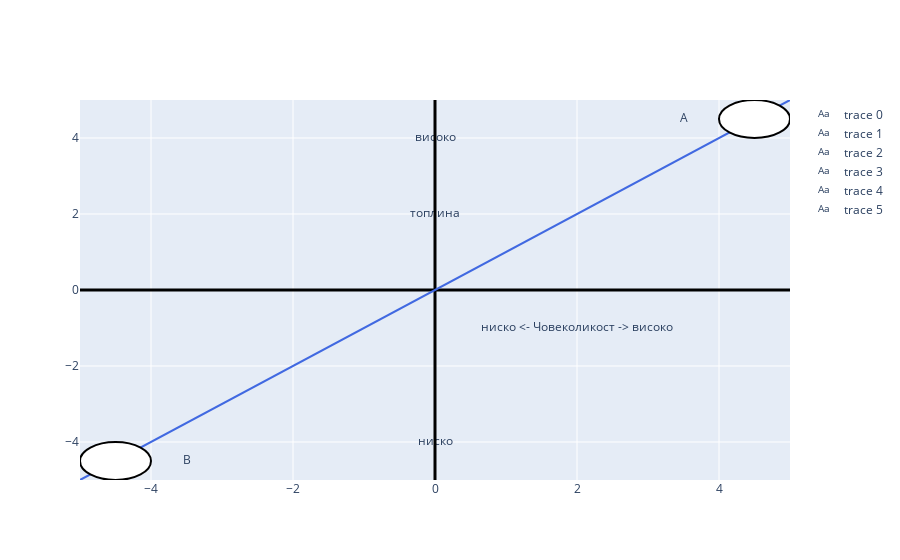

The code cell stored with this chart in its notebook:
### Markdown cell above
<center><h3> Методи на истражување </h3></center>
<br>
Учесниците овде беа избрани случајно од 9 кампусен универзитет во Америка, од избраните 384, 41.9% беа машки а останатите женски. 48.7% беа под 20 години, 42.2% меѓу 21 и 25 а останатите 9.1% над 25 години. 
<br>
На секој учесник му беа покажани 10 кратки клипови од 15-30 секунди во случаен редослед и видеото се повторуваше додека учесниците одговараа на прашањата за фигурата во видеото. Прашањата беа од прашалникот на Godspeed во кој имаше 5 индекси со 24 различни семантички диференцијални ставки:
индексот <i>антроморфизам</i> имаше 4 ставки, <i>анимираност</i> со 6 ставки, <i>допадливост</i> со 5 ставки, <i>видлива интелигенција</i> со 5 ставки и <i>видлива безбедност</i> со 3 ставки.

### Code cell
fig = go.Figure()
fig.update_xaxes(range=[-5, 5])
fig.update_yaxes(range=[-5, 5])

fig.add_trace(go.Scatter(
    x=[2, -2], y=[-1,-1],
    text=["ниско <- Човеколикост -> високо"
         ],
    mode="text",
))
fig.add_trace(go.Scatter(
    x=[0,0], y=[4,4],
    text=["високо"
         ],
    mode="text",
))
fig.add_trace(go.Scatter(
    x=[0,0], y=[2,4],
    text=["топлина"
         ],
    mode="text",
))
fig.add_trace(go.Scatter(
    x=[0,0], y=[-4,-4],
    text=["ниско"
         ],
    mode="text",
))
fig.add_trace(go.Scatter(
    x=[3.5,3.5], y=[4.5,4.5],
    text=["A"
         ],
    mode="text",
))
fig.add_trace(go.Scatter(
    x=[-3.5,-3.5], y=[-4.5,-4.5],
    text=["B"
         ],
    mode="text",
))
fig.add_shape(type="line",
    x0=0, y0=-5, x1=0, y1=5,
    line=dict(color="Black",width=3)
)
fig.add_shape(type="line",
    x0=-5, y0=0, x1=5, y1=0,
    line=dict(color="Black",width=3)
)
fig.add_shape(type="line",
    x0=-5, y0=-5, x1=5, y1=5,
    line=dict(color="RoyalBlue",width=2)
)
fig.add_shape(type="circle",
    xref="x", yref="y",
    fillcolor="White",
    x0=5, y0=4.0, x1=4.0, y1=5,
    line_color="Black",
)
fig.add_shape(type="circle",
    xref="x", yref="y",
    fillcolor="White",
    x0=-5, y0=-4.0, x1=-4.0, y1=-5,
    line_color="Black",
)
fig.update_shapes(dict(xref='x', yref='y'))
fig.show()

### Figure 1 — Plotly figure (JSON) as saved in the notebook; plotly's stock layout.template omitted (floating-point values rounded to 4 significant figures)
{"data": [{"mode": "text", "text": ["ниско <- Човеколикост -> високо"], "type": "scatter", "x": [2, -2], "y": [-1, -1]}, {"mode": "text", "text": ["високо"], "type": "scatter", "x": [0, 0], "y": [4, 4]}, {"mode": "text", "text": ["топлина"], "type": "scatter", "x": [0, 0], "y": [2, 4]}, {"mode": "text", "text": ["ниско"], "type": "scatter", "x": [0, 0], "y": [-4, -4]}, {"mode": "text", "text": ["A"], "type": "scatter", "x": [3.5, 3.5], "y": [4.5, 4.5]}, {"mode": "text", "text": ["B"], "type": "scatter", "x": [-3.5, -3.5], "y": [-4.5, -4.5]}], "layout": {"shapes": [{"line": {"color": "Black", "width": 3}, "type": "line", "x0": 0, "x1": 0, "xref": "x", "y0": -5, "y1": 5, "yref": "y"}, {"line": {"color": "Black", "width": 3}, "type": "line", "x0": -5, "x1": 5, "xref": "x", "y0": 0, "y1": 0, "yref": "y"}, {"line": {"color": "RoyalBlue", "width": 2}, "type": "line", "x0": -5, "x1": 5, "xref": "x", "y0": -5, "y1": 5, "yref": "y"}, {"fillcolor": "White", "line": {"color": "Black"}, "type": "circle", "x0": 5, "x1": 4, "xref": "x", "y0": 4, "y1": 5, "yref": "y"}, {"fillcolor": "White", "line": {"color": "Black"}, "type": "circle", "x0": -5, "x1": -4, "xref": "x", "y0": -4, "y1": -5, "yref": "y"}], "xaxis": {"range": [-5, 5]}, "yaxis": {"range": [-5, 5]}}}
